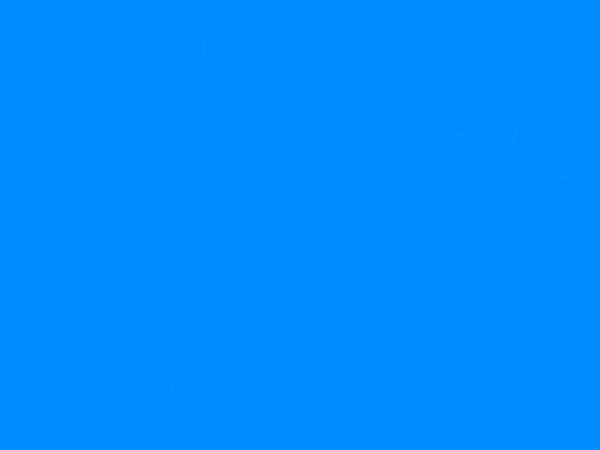
Frame 1 (no input)
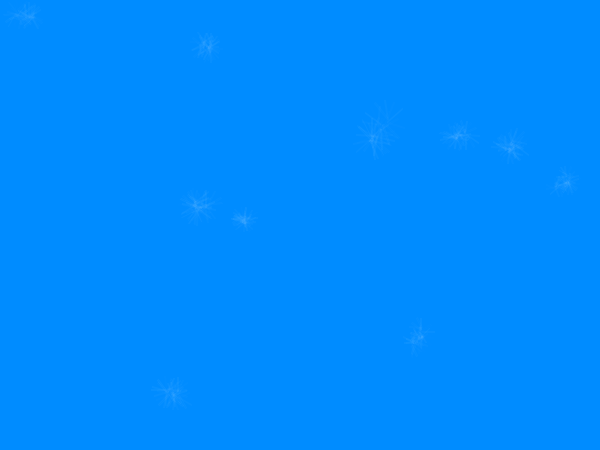
Frame 60 (the mouse pressed at the canvas centre just before this capture)
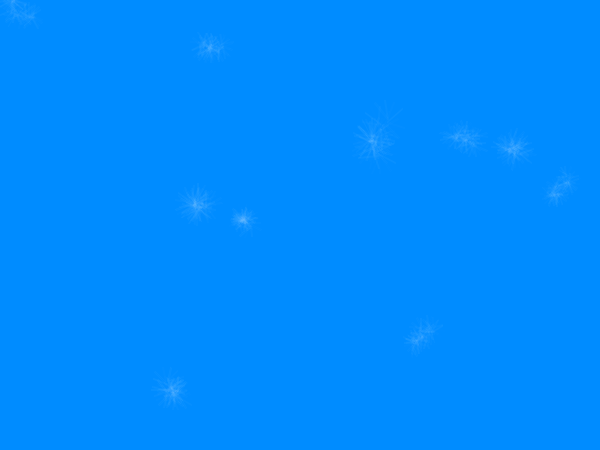
Frame 120 (the mouse held since frame 60 and released just before this capture)

The Processing sketch that drew these frames (run headless with seeded random() and noise(); from frame 60 on, the mouse is pressed at the canvas centre):

// Processing sketch: walker03
// ── walker03.pde
/* OpenProcessing Tweak of *@*http://www.openprocessing.org/sketch/95392*@* */
/* !do not delete the line above, required for linking your tweak if you upload again */
ArrayList<Walker> walkers = new ArrayList<Walker>();
int MAX_WALKER = 10;

void setup() {
  size(600, 450);
  frameRate(500);
  colorMode(HSB, 360, 100, 100);
  background(207,100,100);

  for (int i = 0; i < MAX_WALKER;i++) {
    Walker walker = new Walker(random(width),random(height));
    walkers.add(walker);
  }
}

void draw() {
  
  
for (Walker walker:walkers) {
      walker.walk();
      walker.draw();
    }
}

class Walker {
  float x, y;
  float t;
  float c;
  float rect_w = 1;
  float rect_h = random(10, 20);

  Walker(float x, float y) {
    this.x = x;
    this.y = y;
    this.t = random(TWO_PI);
   // this.c = 
  }

  void walk() {
    this.x += random(-1, 1)*2;
    this.y += random(-1, 1)*2;

    if (this.x < 0) {
      this.x = 0;  //width;
    }
    if (this.y < 0) {
      this.y = 0;  //height;
    }
    if (this.x > width) {
      this.x = width;  //0;
    }
    if (this.y > height) {
      this.y = height;  //0;
    }
  }

  void draw() {
    pushMatrix();
    translate(x, y);
    rotate(t);
    noFill();
    stroke(360, random(10));
    rect(0, 0, rect_w, rect_h);
    popMatrix();

    t += 0.5;
  }
}
